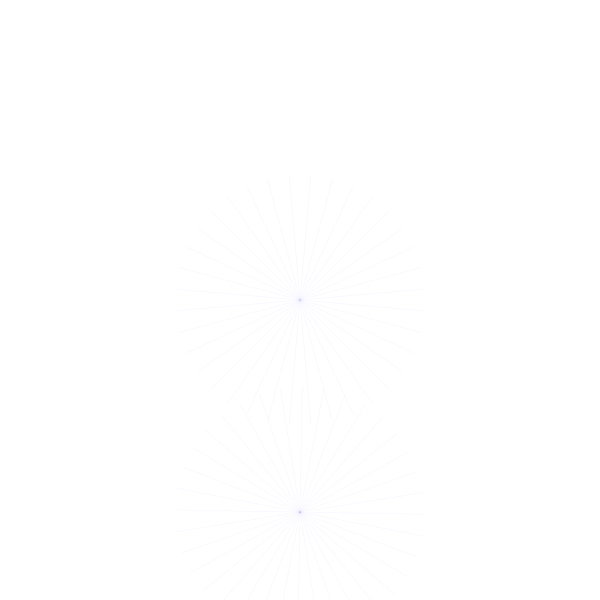
Frame 1 (no input)
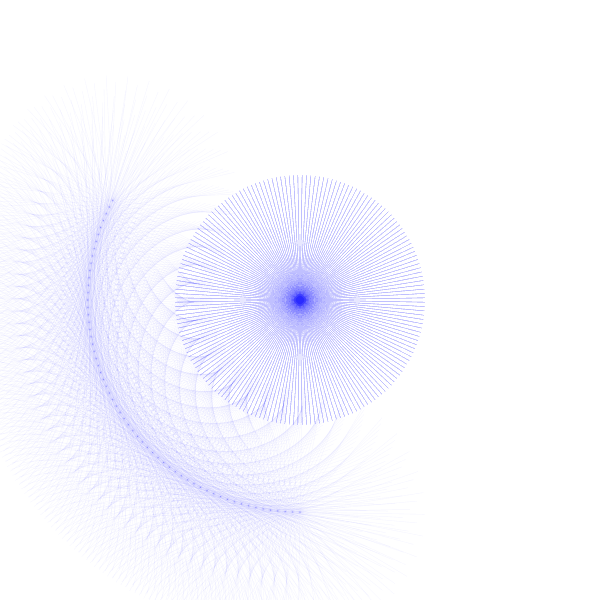
Frame 60 (the mouse pressed at the canvas centre just before this capture)
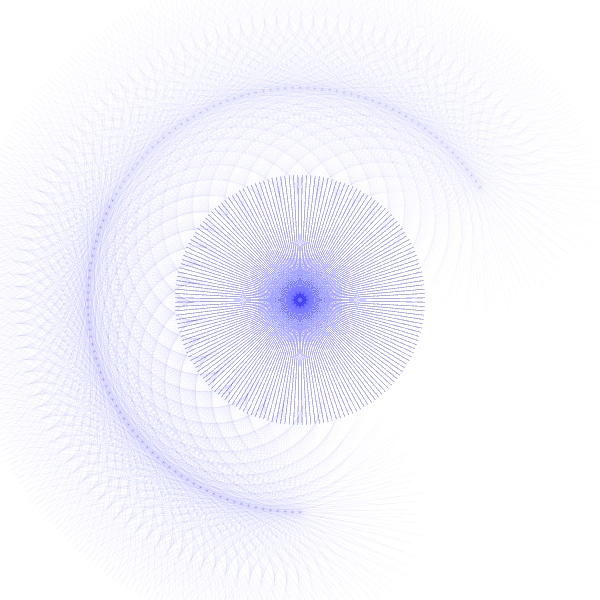
Frame 120 (the mouse held since frame 60 and released just before this capture)

The Processing sketch that drew these frames (run headless with seeded random() and noise(); from frame 60 on, the mouse is pressed at the canvas centre):

// Processing sketch: functCall_loop
// ── functCall_loop.pde
float ang = 45;
color r =color(255,0,0);
color g =color(0,255,0);
color b = color(0,0,255);
void setup()
{
  background(255);
  size(600,600);
  
}

void draw()

{
  
 
  for(int i =2; i<6;i+=2)
  {
      translate(width/i,height/i); 
      newRot();
  }
  if(mousePressed)
  {
  save("cross.png");
  }

}

void newRot ()

{
   noStroke();
  
    
    
    rotate(radians(ang++));
     
  for(int i=0; i<360;i+=10)
    { 
      pushMatrix();
      fill(map(mouseX,0,600,0,255), map(mouseY,0,600,0,255),map(width,0,600,0,255),5);
       //fill(0,1);
       scale (0.5);
      rotate(radians(i));
      rectMode(CENTER);
       rect(0,0,500,1);
        popMatrix();
    }
    
}
